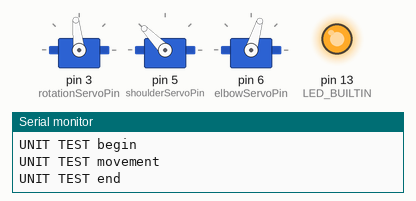
Recording of a sketch running on a simulated Arduino Nano, built with avr-gcc and run on an emulated ATmega328P. Parts: 3 × servo, output pins drawn as LEDs (lit = HIGH), the last lines printed to the serial monitor.

Above: at 0.1 s.
At 1.81 s:
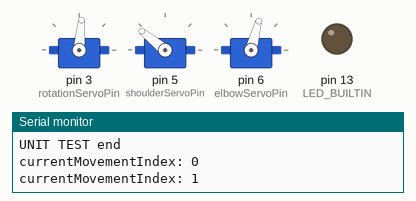
At 10.52 s:
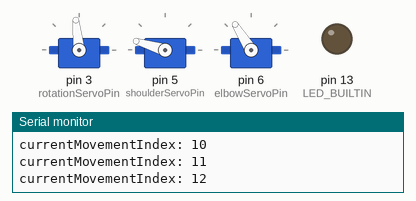
At 19.47 s:
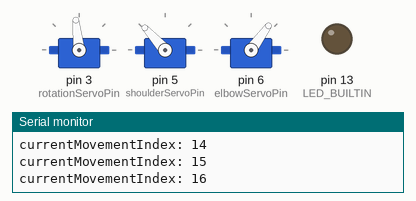
At 29.4 s:
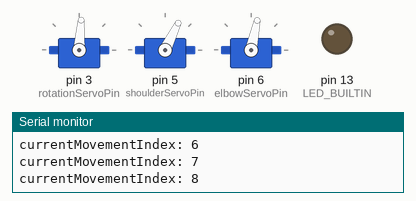
At 39.42 s:
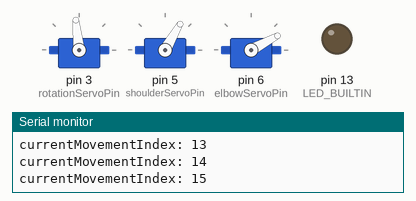
Timing chart, 0 to 40.0 s (numbered marks = the images above):
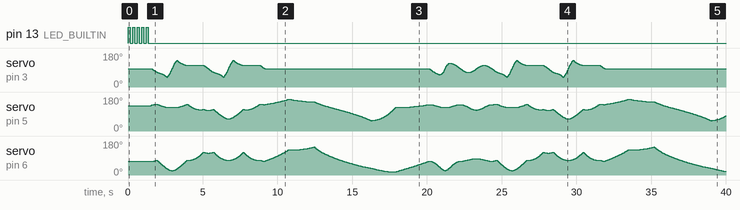

The sketch:

robot_arm.ino
```cpp
/*
 * Robot arm - Markku Korsumäki
 */

#include <Servo.h>


// Servo pins
// Nano: PWM: 3, 5, 6, 9, 10, and 11. Provide 8-bit PWM output with the analogWrite() function.
const int rotationServoPin = 3;
const int shoulderServoPin = 5;
const int elbowServoPin = 6;

/*
 * We assume that robot arm have the same length from shoulder to elbow, and from elbow to tip.
 * This will make calculations easier.
 */
const int armLength = 125; // in millimeters

/*
 * Servo positions fine tuning.
 * Use these variables to find exact position for each servo.
 * These will take care of mounting variations.
 */
int fineTuneRotationAngle = 6;  // positive -> left
int fineTuneShoulderAngle = -7; // negative -> shoulder go more forward
int fineTuneElbowAngle = 0;

// Arm mounting position: 0,0
// TODO not yet used
const int minX = -armLength;
const int maxX =  armLength;
const int minY =  0;
const int maxY =  armLength;
const int minZ =  0;
const int maxZ =  armLength;

// Global variables for theoretical servo angles.
// Actual servo angles are calculated in getRealRotationAngle() etc. functions.
// TODO move near calculateAngles() function.
float rotationAngle = 0;  // 0 = to forward
float shoulderAngle = 0;  // 0 = to up
float elbowAngle = 0;     // 0 = towards origo


Servo rotationServo;
Servo shoulderServo;
Servo elbowServo;


// Function prototypes
void linearMove(float x, float y, float z);

//int getPosition(int pin, int min_val, int max_val);
float radToDeg(double rad);
void calculateAngles(float x, float y, float z);
void logValues(int x, int y, int z, double rotationAngle, double shoulderAngle, double elbowAngle);
void unitTest();

bool continueLinearMoveWithSpeed(unsigned long currentTime, bool unittest=false);


void setup()
{
  pinMode(LED_BUILTIN, OUTPUT);
  Serial.begin(115200);

  // Run unit tests to make sure all important functions work as those should.
  unitTest();

  // Attach servos
  rotationServo.attach(rotationServoPin);
  shoulderServo.attach(shoulderServoPin);
  elbowServo.attach(elbowServoPin);

  // Go to initial position.
  linearMove(0, 150, 0);
  blink_led(5);
}

void loop()
{
  handleMovements();
}


const int SPEED_VERY_SLOW = 20;
const int SPEED_SLOW = 50;
const int SPEED_FAST = 150;
const int SPEED_VERY_FAST = 250;

int currentMovementIndex = -1;

// x, y, z, speed
int movements[][4] = {
  // Kulmat
  /*{ -50, 150, 20, 150 },
    { -50, 150, -40, 50 },
    { -50, 150, 20, 50 },
  {  50, 150, 20, 150 },
    {  50, 150, -40, 50 },
    {  50, 150, 20, 50 },
  {  50,  50, 20, 150 },
    {  50,  50, -40, 50 },
    {  50,  50, 20, 50 },
  { -50,  50, 20, 150 },
    { -50,  50, -40, 50 },
    { -50,  50, 20, 50 },
  {   0, 100, 20, 150 },
    {   0, 100, -40, 20 },
    {   0, 100, 20, 20 },
  */
  {   0, 150, -15, SPEED_FAST },
  {  50, 150, -15, SPEED_FAST },
  {  50,  50, -15, SPEED_FAST },
  { -50,  50, -15, SPEED_FAST },

  { -50, 150, -15, SPEED_FAST },

  { -50, 150, 150, SPEED_FAST },
  {  50, 150, 150, SPEED_FAST },
  {  50,  50, 150, SPEED_FAST },
  { -50,  50, 150, SPEED_FAST },
  { -50, 150, 150, SPEED_FAST },

  //{   0, 150, -20, SPEED_FAST }, // takaisin alkupisteeseen
  { -50, 150, -15, SPEED_FAST }, // alas
  {   0, 150, -15, SPEED_FAST }, // takaisin alkupisteeseen

  //{  0, 150, -15, SPEED_SLOW }, // ojennus
  {  0, 230, -15, SPEED_SLOW }, // ojennus
  {  0, 230,  70, SPEED_SLOW }, // ojennus
  {  0,  40,  70, SPEED_SLOW }, // ojennus
  {  0,  40, -15, SPEED_SLOW }, // ojennus
  {  0, 150, -15, SPEED_SLOW }, // ojennus

  // Ympyrä
  //{  0, 150, -15, SPEED_FAST }, // 1
  { 20, 145, -15, SPEED_FAST },
  { 35, 135, -15, SPEED_FAST },
  { 46, 120, -15, SPEED_FAST },
  { 50, 100, -15, SPEED_FAST }, // 2
  { 46,  80, -15, SPEED_FAST },
  { 35,  65, -15, SPEED_FAST },
  { 20,  55, -15, SPEED_FAST },
  {  0,  50, -15, SPEED_FAST }, // 3
  {-20,  55, -15, SPEED_FAST },
  {-35,  65, -15, SPEED_FAST },
  {-46,  80, -15, SPEED_FAST },
  {-50, 100, -15, SPEED_FAST }, // 4
  {-46, 120, -15, SPEED_FAST },
  {-35, 135, -15, SPEED_FAST },
  {-20, 145, -15, SPEED_FAST },
  {  0, 150, -15, SPEED_FAST }, // 1

  //{  0, 150,  0 -15, SPEED_FAST }, // 1
  { 20, 150,  5 -15, SPEED_FAST },
  { 35, 150, 15 -15, SPEED_FAST },
  { 46, 150, 30 -15, SPEED_FAST },
  { 50, 150, 50 -15, SPEED_FAST }, // 2
  { 46, 150, 70 -15, SPEED_FAST },
  { 35, 150, 85 -15, SPEED_FAST },
  { 20, 150, 95 -15, SPEED_FAST },
  {  0, 150,100 -15, SPEED_FAST }, // 3
  {-20, 150, 95 -15, SPEED_FAST },
  {-35, 150, 85 -15, SPEED_FAST },
  {-46, 150, 70 -15, SPEED_FAST },
  {-50, 150, 50 -15, SPEED_FAST }, // 4
  {-46, 150, 30 -15, SPEED_FAST },
  {-35, 150, 15 -15, SPEED_FAST },
  {-20, 150,  5 -15, SPEED_FAST },
  {  0, 150,  0 -15, SPEED_FAST }, // 1


};

const int movementCountMax = sizeof(movements)/sizeof(int)/4;


void handleMovements()
{
  bool movement_is_ready = false;
  if (currentMovementIndex == -1)
  {
    movement_is_ready = true;
  }
  else
  {
    const unsigned long delay_ms = 20;
    unsigned long current_time_ms = millis();
    static unsigned long timestamp_ms = 0;

    if (timestamp_ms+delay_ms < current_time_ms)
    {
      movement_is_ready = continueLinearMoveWithSpeed( current_time_ms );
    }
  }

  if (movement_is_ready)
  {
    currentMovementIndex++;
    if (currentMovementIndex >= movementCountMax)
    {
      currentMovementIndex = 0;
    }

    Serial.print("currentMovementIndex: ");
    Serial.println(currentMovementIndex);

    int x = movements[currentMovementIndex][0];
    int y = movements[currentMovementIndex][1];
    int z = movements[currentMovementIndex][2];
    int speed = movements[currentMovementIndex][3];

    startLinearMoveWithSpeed( x, y, z, speed, millis() );
  }
}


// Interpolate function is similar to map() but this uses some floats.
float interpolate(float x, long in_min, long in_max, long out_min, long out_max)
{
  return (x - in_min) * (out_max - out_min) / (in_max - in_min) + out_min;
}

// This function convert servo angle in degrees to microseconds.
int getAngleInMicroseconds(float angle)
{
  // Now all servos (rotation, shoulder, elbow) have the same corrections
  int fix = -30;
  // 45 = 1000
  // 90 = 1500+fix
  // 135 = 2000+2*fix
  return interpolate(angle, 45, 135, 1000, 2000+2*fix);
}

// ========================
// These getReal*Angle() functions convert calculated angles to real servo angles.
// Similar getReal*AngleUs() functions do the same, but those return microseconds value for servos.
int getRealRotationAngle(float angle)
{
  // swap left <-> right
  // input 0 deg => output midpoint
  float ang = 180-(angle+90);
  ang += fineTuneRotationAngle;
  return constrain(ang, 0, 180);
}

int getRealShoulderAngle(float angle)
{
  //
  float ang = angle+90;
  ang -= fineTuneShoulderAngle;
  return constrain(ang, 0, 180);
}

int getRealElbowAngle(float angle)
{
  //
  float ang = angle;
  ang -= fineTuneElbowAngle;
  return constrain(ang, 0, 180);
}

int getRealRotationAngleUs(float angle)
{
  // swap left <-> right
  // input 0 deg => output midpoint
  float ang = 180-(angle+90);
  ang += fineTuneRotationAngle;
  return getAngleInMicroseconds(ang);
}

int getRealShoulderAngleUs(float angle)
{
  //
  float ang = angle+90;
  ang -= fineTuneShoulderAngle;
  return getAngleInMicroseconds(ang);
}

int getRealElbowAngleUs(float angle)
{
  //
  float ang = angle;
  ang -= fineTuneElbowAngle;
  return getAngleInMicroseconds(ang);
}


int startX = 0;
int startY = 150;
int startZ = 0;
int endX = 0;
int endY = 150;
int endZ = 0;
unsigned long startTime = 0;
unsigned long endTime = 0;


// Set initial endpoint for linear move.
// Unit for speed is mm/sec
void startLinearMoveWithSpeed(int x, int y, int z, int speed, unsigned long currentTime)
{
  endX = x;
  endY = y;
  endZ = z;

  // laske etäisyys
  int dx = startX-endX;
  int dy = startY-endY;
  int dz = startZ-endZ;
  float length = sqrt(pow(dx,2) + pow(dy,2) + pow(dz,2));

  // Calculate duration of movement
  int durationMs = 1000*length/speed;

  // Set times
  startTime = currentTime;
  endTime = currentTime+durationMs;
}

// global only for unit testing
float currentX;
float currentY;
float currentZ;

// Return true when movement is done.
bool continueLinearMoveWithSpeed(unsigned long currentTime, bool unittest)
{
  // interpolate
  //interpolate()
  currentX = interpolate(currentTime, startTime, endTime, startX, endX);
  currentY = interpolate(currentTime, startTime, endTime, startY, endY);
  currentZ = interpolate(currentTime, startTime, endTime, startZ, endZ);

  if (!unittest)
  {
    linearMove(currentX, currentY, currentZ);
  }

  if (currentTime >= endTime)
  {
    startX = endX;
    startY = endY;
    startZ = endZ;
    return true;
  }
  return false;
}


// Convert radians to degrees
float radToDeg(double rad)
{
  return rad*180/PI;
}

/*
 * rotationAngle -> 0 deg = forward, can move about -90 ... +90
 * shoulderAngle -> 0 deg = up, can move about -90 (backwards) ... +90 (forward)
 * elbowAngle -> 0 deg = pointing to shoulder, can move about 0 ... +180
 */
void calculateAngles(float x, float y, float z)
{
  // ===== RotationAngle
  double angleRad = atan( (float)x / (float)y ); // TODO voiko olla 0 tai ääretön?
  rotationAngle = radToDeg(angleRad);

  // ===== ElbowAngle
  // Length of 3d-distance from origo to hand tip
  double c_xyz = sqrt( pow(x, 2) + pow(y, 2) + pow(z, 2)); // hypotenuusa x-y-z avaruudessa

  // (Half of) required elbow angle to get 3d-distance c_xyz
  double half_elbow_angle = asin(c_xyz/2 / armLength);
  elbowAngle = radToDeg( half_elbow_angle*2 );


  // ===== ShoulderAngle
  // Angle of direct distance to get correct height for hand tip
  double height_angle = asin(z / c_xyz);

  shoulderAngle = radToDeg( half_elbow_angle - height_angle );
}


// Move robot arm to (x, y, z) with linear movement.
void linearMove(float x, float y, float z)
{
  // Calculate needed angles for given coordinates
  calculateAngles(x, y, z);

  // Move servos (select either degrees or microseconds)

  // Use degrees
  //rotationServo.write( getRealRotationAngle(rotationAngle) );
  //shoulderServo.write( getRealShoulderAngle(shoulderAngle) );
  //elbowServo.write( getRealElbowAngle(elbowAngle) );

  // Use microseconds
  rotationServo.writeMicroseconds( getRealRotationAngleUs(rotationAngle) );
  shoulderServo.writeMicroseconds( getRealShoulderAngleUs(shoulderAngle) );
  elbowServo.writeMicroseconds( getRealElbowAngleUs(elbowAngle) );
}


// Function for blinking builtin led.
// This can be used for debugging by getting specific execution points visible.
// NOTE: This use delay(), so it will stop execution flow during blinking.
void blink_led(int count) {
  for (int i=0; i<count; ++i)
  {
    digitalWrite(LED_BUILTIN, HIGH);
    delay(150);
    digitalWrite(LED_BUILTIN, LOW);
    delay(150);
  }
}

// =========================================================================
// Test code section
// =========================================================================


// This function is used to find and match servos degrees position vs microseconds position.
// TODO move to test area
void test_movements()
{
  /*int fix = -30; // fix per 45 degrees
  for (int i=0; i<5; ++i)
  {
    delay(500);
    rotationServo.write( 45 );
    delay(500);
    rotationServo.writeMicroseconds( 1000 );
  }
  for (int i=0; i<5; ++i)
  {
    delay(500);
    rotationServo.write( 90 );
    delay(500);
    rotationServo.writeMicroseconds( 1500 + fix );
  }
  for (int i=0; i<5; ++i)
  {
    delay(500);
    rotationServo.write( 135 );
    delay(500);
    rotationServo.writeMicroseconds( 2000+ 2*fix );
  }*/

  int fix = -30;
  for (int i=0; i<5; ++i)
  {
    delay(500);
    elbowServo.write( 45 );
    delay(500);
    elbowServo.writeMicroseconds( 1000 );
  }
  for (int i=0; i<5; ++i)
  {
    delay(500);
    elbowServo.write( 90 );
    delay(500);
    elbowServo.writeMicroseconds( 1500 + fix );
  }
  for (int i=0; i<5; ++i)
  {
    delay(500);
    elbowServo.write( 135 );
    delay(500);
    elbowServo.writeMicroseconds( 2000+ 2*fix );
  }
}


// =========================================================================
// Unit test section
// =========================================================================

// Unit test helpers
#define UT_EXPECT_FLOAT(expected, actual)  UT_check_float(expected, actual, __LINE__)
#define UT_EXPECT_INT(expected, actual)  UT_check(expected, actual, __LINE__)
#define UT_EXPECT_BOOL(expected, actual)  UT_check(expected, actual, __LINE__)


void UT_check(int expected, int actual, int linenumber)
{
  if (expected != actual)
  {
    Serial.println("");
    Serial.print("ERROR (int): expected=");
    Serial.print(expected);
    Serial.print(", actual=");
    Serial.print(actual);
    Serial.print(": line ");
    Serial.println(linenumber);
  }
}

void UT_check(bool expected, bool actual, int linenumber)
{
  if (expected != actual)
  {
    Serial.println("");
    Serial.print("ERROR (bool): expected=");
    Serial.print(expected);
    Serial.print(", actual=");
    Serial.print(actual);
    Serial.print(": line ");
    Serial.println(linenumber);
  }
}

void UT_check_float(double expected, double actual, int linenumber)
{
  float diff = 0.00001;
  if (expected+diff < actual || expected-diff > actual)
  {
    Serial.print("ERROR (float): expected=");
    Serial.print(expected);
    Serial.print(", actual=");
    Serial.print(actual);
    Serial.print(": line ");
    Serial.println(linenumber);
  }
}

// Unit tests
void unitTest()
{
  Serial.println("UNIT TEST begin");

  UT_EXPECT_FLOAT(M_PI, PI);
  UT_EXPECT_FLOAT(180, radToDeg(PI));

  calculateAngles(0, 10, 0);
  UT_EXPECT_FLOAT(0, rotationAngle);

  calculateAngles(-50, 50, 0);
  UT_EXPECT_FLOAT(-45, rotationAngle);

  calculateAngles(50, 50, 0);
  UT_EXPECT_FLOAT(45, rotationAngle);

  calculateAngles(0, armLength, 0);
  UT_EXPECT_FLOAT(0, rotationAngle);
  UT_EXPECT_FLOAT(30, shoulderAngle);
  UT_EXPECT_FLOAT(60, elbowAngle);

  calculateAngles(0, armLength, armLength);
  UT_EXPECT_FLOAT(0, rotationAngle);
  UT_EXPECT_FLOAT(0, shoulderAngle);
  UT_EXPECT_FLOAT(90, elbowAngle);

  calculateAngles(10, 30, 20);
  UT_EXPECT_FLOAT(18.4349488, rotationAngle);
  // Cxyz = sqrt( pow(10,2)+pow(30,2)+pow(20,2)) = 37.41657386...

  // half_elbow_angle = 8.6075883946...
  // elbowAngle = 17.21517678

  //double height_angle = asin(z / c_xyz);
  //shoulderAngle = radToDeg( half_elbow_angle - height_angle );

  // These values are for armLength=125
  UT_EXPECT_FLOAT((8.6075883946-32.3115332374), shoulderAngle);
  UT_EXPECT_FLOAT(17.21517678, elbowAngle);

  // Rotation angle
  UT_EXPECT_INT(90,  getRealRotationAngle(0 + fineTuneRotationAngle));
  UT_EXPECT_INT(180, getRealRotationAngle(-90 + fineTuneRotationAngle));
  UT_EXPECT_INT(0,   getRealRotationAngle(90 + fineTuneRotationAngle));
  UT_EXPECT_INT(135, getRealRotationAngle(-45 + fineTuneRotationAngle));
  UT_EXPECT_INT(45,  getRealRotationAngle(45 + fineTuneRotationAngle));

  // Shoulder angle
  UT_EXPECT_INT(90,  getRealShoulderAngle(0 + fineTuneShoulderAngle));
  UT_EXPECT_INT(45,  getRealShoulderAngle(-45 + fineTuneShoulderAngle));
  UT_EXPECT_INT(135, getRealShoulderAngle(45 + fineTuneShoulderAngle));
  UT_EXPECT_INT(180, getRealShoulderAngle(90 + fineTuneShoulderAngle));

  // Elbow angle
  UT_EXPECT_INT(0, getRealElbowAngle(0 + fineTuneElbowAngle));
  UT_EXPECT_INT(90, getRealElbowAngle(90 + fineTuneElbowAngle));
  UT_EXPECT_INT(180, getRealElbowAngle(180 + fineTuneElbowAngle));


  Serial.println("UNIT TEST movement");
  startX = 0;
  startY = 150;
  startZ = 0;
  startLinearMoveWithSpeed(10, 150, 0, 10, 1000);
  UT_EXPECT_INT(startTime, 1000);
  UT_EXPECT_INT(endTime, 2000);

  bool cont = continueLinearMoveWithSpeed(1100, true);
  UT_EXPECT_BOOL(cont, false);
  UT_EXPECT_INT(currentX, 1);
  UT_EXPECT_INT(currentY, 150);
  UT_EXPECT_INT(currentZ, 0);
  cont = continueLinearMoveWithSpeed(1300, true);
  UT_EXPECT_BOOL(cont, false);
  UT_EXPECT_INT(currentX, 3);
  UT_EXPECT_INT(currentY, 150);
  UT_EXPECT_INT(currentZ, 0);
  cont = continueLinearMoveWithSpeed(1800, true);
  UT_EXPECT_BOOL(cont, false);
  UT_EXPECT_INT(currentX, 8);
  UT_EXPECT_INT(currentY, 150);
  UT_EXPECT_INT(currentZ, 0);
  cont = continueLinearMoveWithSpeed(2000, true);
  UT_EXPECT_BOOL(cont, true);
  UT_EXPECT_INT(currentX, 10);
  UT_EXPECT_INT(currentY, 150);
  UT_EXPECT_INT(currentZ, 0);

  startLinearMoveWithSpeed(10, 160, 0, 5, 2000);
  UT_EXPECT_INT(startTime, 2000);
  UT_EXPECT_INT(endTime, 4000);
  cont = continueLinearMoveWithSpeed(2000, true);
  UT_EXPECT_BOOL(cont, false);
  UT_EXPECT_INT(currentX, 10);
  UT_EXPECT_INT(currentY, 150);
  UT_EXPECT_INT(currentZ, 0);
  cont = continueLinearMoveWithSpeed(3000, true);
  UT_EXPECT_BOOL(cont, false);
  UT_EXPECT_INT(currentX, 10);
  UT_EXPECT_INT(currentY, 155);
  UT_EXPECT_INT(currentZ, 0);
  cont = continueLinearMoveWithSpeed(4000, true);
  UT_EXPECT_BOOL(cont, true);
  UT_EXPECT_INT(currentX, 10);
  UT_EXPECT_INT(currentY, 160);
  UT_EXPECT_INT(currentZ, 0);


  Serial.println("UNIT TEST end");
  //delay(2000);
  // Starting point after unit tests
  startX = 0;
  startY = 150;
  startZ = 0;
}


#if 0
int getPosition(int pin, int /*min_val*/, int /*max_val*/)
{
  int sensorValue = analogRead(pin);

  int minimi = 77;
  int maksimi = 923;
  //923, 498, 77
  int outputValue = map(sensorValue, maksimi, minimi, 0, 180); // servon ohjaus asteilla
  outputValue = constrain(outputValue, 0, 180);

  //int outputValue = map(sensorValue, maksimi, minimi, 1000, 2000); // servon ohjaus mikrosekunteina
  //int outputValue = map(sensorValue, 0, 1023, min_val, max_val);

  Serial.print("pot: ");
  Serial.print(sensorValue);
  Serial.print(" -> ");
  Serial.println(outputValue);

  return outputValue;
}
#endif // 0


//void logValues(int x, int y, int z, int rotationAngle, int shoulderAngle, int elbowAngle)
void logValues(int x, int y, int z, double rotationAngle, double shoulderAngle, double elbowAngle)
{
  Serial.print("Coordinates: ");
  Serial.print(x);
  Serial.print(", ");
  Serial.print(y);
  Serial.print(", ");
  Serial.print(z);
  Serial.print("\tAngles: ");
  Serial.print(rotationAngle);
  Serial.print(", ");
  Serial.print(shoulderAngle);
  Serial.print(", ");
  Serial.print(elbowAngle);
  Serial.println();
}
```
